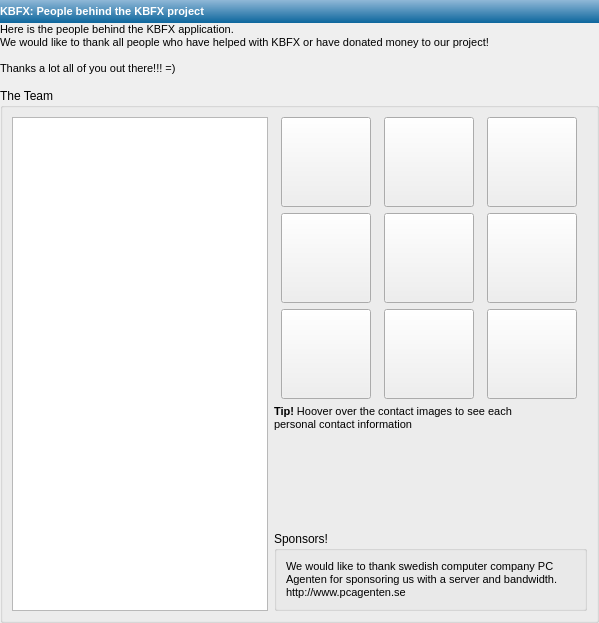
<ui version="4.0" >
 <class>dlgabout</class>
 <widget class="QWidget" name="dlgabout" >
  <property name="geometry" >
   <rect>
    <x>0</x>
    <y>0</y>
    <width>599</width>
    <height>623</height>
   </rect>
  </property>
  <property name="windowTitle" >
   <string>Form</string>
  </property>
  <layout class="QVBoxLayout" name="verticalLayout" >
   <property name="margin" >
    <number>0</number>
   </property>
   <item>
    <layout class="QVBoxLayout" name="verticalLayout_4" >
     <property name="spacing" >
      <number>0</number>
     </property>
     <property name="sizeConstraint" >
      <enum>QLayout::SetDefaultConstraint</enum>
     </property>
     <item>
      <widget class="QLabel" name="lbl_menu_top_2" >
       <property name="minimumSize" >
        <size>
         <width>0</width>
         <height>23</height>
        </size>
       </property>
       <property name="maximumSize" >
        <size>
         <width>16777215</width>
         <height>23</height>
        </size>
       </property>
       <property name="styleSheet" >
        <string notr="true" >border-radius: 0px;
border: none;
background-color: qlineargradient(x1: 0, y1: 0, x2: 0, y2: 1, stop: 0 #90b8d7, stop: 1 #0c669d);
color: #ffffff;</string>
       </property>
       <property name="text" >
        <string>&lt;!DOCTYPE HTML PUBLIC "-//W3C//DTD HTML 4.0//EN" "http://www.w3.org/TR/REC-html40/strict.dtd">
&lt;html>&lt;head>&lt;meta name="qrichtext" content="1" />&lt;style type="text/css">
p, li { white-space: pre-wrap; }
&lt;/style>&lt;/head>&lt;body style=" font-family:'MS Shell Dlg 2'; font-size:8.25pt; font-weight:400; font-style:normal;">
&lt;p style=" margin-top:0px; margin-bottom:0px; margin-left:0px; margin-right:0px; -qt-block-indent:0; text-indent:0px; font-size:8pt;">&lt;span style=" font-weight:600;">KBFX: People behind the KBFX project&lt;/span>&lt;/p>&lt;/body>&lt;/html></string>
       </property>
       <property name="margin" >
        <number>5</number>
       </property>
      </widget>
     </item>
     <item>
      <widget class="QLabel" name="label" >
       <property name="sizePolicy" >
        <sizepolicy vsizetype="Maximum" hsizetype="Maximum" >
         <horstretch>0</horstretch>
         <verstretch>0</verstretch>
        </sizepolicy>
       </property>
       <property name="text" >
        <string>&lt;!DOCTYPE HTML PUBLIC "-//W3C//DTD HTML 4.0//EN" "http://www.w3.org/TR/REC-html40/strict.dtd">
&lt;html>&lt;head>&lt;meta name="qrichtext" content="1" />&lt;style type="text/css">
p, li { white-space: pre-wrap; }
&lt;/style>&lt;/head>&lt;body style=" font-family:'MS Shell Dlg 2'; font-size:8.25pt; font-weight:400; font-style:normal;">
&lt;p style=" margin-top:0px; margin-bottom:0px; margin-left:0px; margin-right:0px; -qt-block-indent:0; text-indent:0px; font-size:8pt;">Here is the people behind the KBFX application.&lt;/p>
&lt;p style=" margin-top:0px; margin-bottom:0px; margin-left:0px; margin-right:0px; -qt-block-indent:0; text-indent:0px; font-size:8pt;">We would like to thank all people who have helped with KBFX or have donated money to our project!&lt;/p>
&lt;p style="-qt-paragraph-type:empty; margin-top:0px; margin-bottom:0px; margin-left:0px; margin-right:0px; -qt-block-indent:0; text-indent:0px; font-size:8pt;">&lt;/p>
&lt;p style=" margin-top:0px; margin-bottom:0px; margin-left:0px; margin-right:0px; -qt-block-indent:0; text-indent:0px; font-size:8pt;">Thanks a lot all of you out there!!! =)&lt;/p>
&lt;p style="-qt-paragraph-type:empty; margin-top:0px; margin-bottom:0px; margin-left:0px; margin-right:0px; -qt-block-indent:0; text-indent:0px; font-size:8pt;">&lt;/p>&lt;/body>&lt;/html></string>
       </property>
       <property name="margin" >
        <number>5</number>
       </property>
      </widget>
     </item>
     <item>
      <widget class="QGroupBox" name="groupBox_2" >
       <property name="sizePolicy" >
        <sizepolicy vsizetype="Minimum" hsizetype="Minimum" >
         <horstretch>0</horstretch>
         <verstretch>0</verstretch>
        </sizepolicy>
       </property>
       <property name="title" >
        <string>The Team</string>
       </property>
       <layout class="QHBoxLayout" name="horizontalLayout_2" >
        <item>
         <widget class="QTextEdit" name="textEdit" >
          <property name="sizePolicy" >
           <sizepolicy vsizetype="Preferred" hsizetype="Preferred" >
            <horstretch>0</horstretch>
            <verstretch>0</verstretch>
           </sizepolicy>
          </property>
         </widget>
        </item>
        <item>
         <layout class="QVBoxLayout" name="verticalLayout_2" >
          <item>
           <layout class="QHBoxLayout" name="horizontalLayout_3" >
            <item>
             <widget class="QToolButton" name="toolButton_5" >
              <property name="minimumSize" >
               <size>
                <width>90</width>
                <height>90</height>
               </size>
              </property>
              <property name="maximumSize" >
               <size>
                <width>90</width>
                <height>90</height>
               </size>
              </property>
              <property name="text" >
               <string/>
              </property>
              <property name="icon" >
               <iconset resource="images.qrc" >
                <normaloff>:/kbfx_team/images/sirajpc.png</normaloff>:/kbfx_team/images/sirajpc.png</iconset>
              </property>
              <property name="iconSize" >
               <size>
                <width>90</width>
                <height>90</height>
               </size>
              </property>
              <property name="checkable" >
               <bool>true</bool>
              </property>
             </widget>
            </item>
            <item>
             <widget class="QToolButton" name="toolButton_6" >
              <property name="minimumSize" >
               <size>
                <width>90</width>
                <height>90</height>
               </size>
              </property>
              <property name="maximumSize" >
               <size>
                <width>90</width>
                <height>90</height>
               </size>
              </property>
              <property name="text" >
               <string/>
              </property>
              <property name="icon" >
               <iconset resource="images.qrc" >
                <normaloff>:/kbfx_team/images/phobos-mars-small.jpg</normaloff>:/kbfx_team/images/phobos-mars-small.jpg</iconset>
              </property>
              <property name="iconSize" >
               <size>
                <width>90</width>
                <height>90</height>
               </size>
              </property>
              <property name="checkable" >
               <bool>true</bool>
              </property>
             </widget>
            </item>
            <item>
             <widget class="QToolButton" name="toolButton_4" >
              <property name="sizePolicy" >
               <sizepolicy vsizetype="Fixed" hsizetype="Fixed" >
                <horstretch>0</horstretch>
                <verstretch>0</verstretch>
               </sizepolicy>
              </property>
              <property name="minimumSize" >
               <size>
                <width>90</width>
                <height>90</height>
               </size>
              </property>
              <property name="maximumSize" >
               <size>
                <width>90</width>
                <height>90</height>
               </size>
              </property>
              <property name="text" >
               <string/>
              </property>
              <property name="icon" >
               <iconset resource="images.qrc" >
                <normaloff>:/kbfx_team/images/nookiepc.png</normaloff>:/kbfx_team/images/nookiepc.png</iconset>
              </property>
              <property name="iconSize" >
               <size>
                <width>90</width>
                <height>90</height>
               </size>
              </property>
              <property name="checkable" >
               <bool>true</bool>
              </property>
             </widget>
            </item>
           </layout>
          </item>
          <item>
           <layout class="QHBoxLayout" name="horizontalLayout" >
            <item>
             <widget class="QToolButton" name="toolButton" >
              <property name="minimumSize" >
               <size>
                <width>90</width>
                <height>90</height>
               </size>
              </property>
              <property name="maximumSize" >
               <size>
                <width>90</width>
                <height>90</height>
               </size>
              </property>
              <property name="text" >
               <string/>
              </property>
              <property name="icon" >
               <iconset resource="images.qrc" >
                <normaloff>:/kbfx_team/images/nathanael.png</normaloff>:/kbfx_team/images/nathanael.png</iconset>
              </property>
              <property name="iconSize" >
               <size>
                <width>90</width>
                <height>90</height>
               </size>
              </property>
              <property name="checkable" >
               <bool>true</bool>
              </property>
             </widget>
            </item>
            <item>
             <widget class="QToolButton" name="toolButton_2" >
              <property name="minimumSize" >
               <size>
                <width>90</width>
                <height>90</height>
               </size>
              </property>
              <property name="maximumSize" >
               <size>
                <width>90</width>
                <height>90</height>
               </size>
              </property>
              <property name="text" >
               <string/>
              </property>
              <property name="icon" >
               <iconset resource="images.qrc" >
                <normaloff>:/kbfx_team/images/scarebyte.jpg</normaloff>:/kbfx_team/images/scarebyte.jpg</iconset>
              </property>
              <property name="iconSize" >
               <size>
                <width>90</width>
                <height>90</height>
               </size>
              </property>
              <property name="checkable" >
               <bool>true</bool>
              </property>
             </widget>
            </item>
            <item>
             <widget class="QToolButton" name="toolButton_3" >
              <property name="minimumSize" >
               <size>
                <width>90</width>
                <height>90</height>
               </size>
              </property>
              <property name="maximumSize" >
               <size>
                <width>90</width>
                <height>90</height>
               </size>
              </property>
              <property name="text" >
               <string/>
              </property>
              <property name="icon" >
               <iconset resource="images.qrc" >
                <normaloff>:/kbfx_team/images/ephracis.png</normaloff>:/kbfx_team/images/ephracis.png</iconset>
              </property>
              <property name="iconSize" >
               <size>
                <width>90</width>
                <height>90</height>
               </size>
              </property>
              <property name="checkable" >
               <bool>true</bool>
              </property>
              <property name="checked" >
               <bool>false</bool>
              </property>
             </widget>
            </item>
           </layout>
          </item>
          <item>
           <layout class="QHBoxLayout" name="horizontalLayout_4" >
            <property name="topMargin" >
             <number>0</number>
            </property>
            <item>
             <widget class="QToolButton" name="toolButton_8" >
              <property name="minimumSize" >
               <size>
                <width>90</width>
                <height>90</height>
               </size>
              </property>
              <property name="maximumSize" >
               <size>
                <width>90</width>
                <height>90</height>
               </size>
              </property>
              <property name="text" >
               <string/>
              </property>
              <property name="icon" >
               <iconset resource="images.qrc" >
                <normaloff>:/kbfx_team/images/finalpf3.jpg</normaloff>:/kbfx_team/images/finalpf3.jpg</iconset>
              </property>
              <property name="iconSize" >
               <size>
                <width>90</width>
                <height>90</height>
               </size>
              </property>
              <property name="checkable" >
               <bool>true</bool>
              </property>
             </widget>
            </item>
            <item>
             <widget class="QToolButton" name="toolButton_7" >
              <property name="minimumSize" >
               <size>
                <width>90</width>
                <height>90</height>
               </size>
              </property>
              <property name="maximumSize" >
               <size>
                <width>90</width>
                <height>90</height>
               </size>
              </property>
              <property name="text" >
               <string/>
              </property>
              <property name="iconSize" >
               <size>
                <width>90</width>
                <height>90</height>
               </size>
              </property>
              <property name="checkable" >
               <bool>true</bool>
              </property>
             </widget>
            </item>
            <item>
             <widget class="QToolButton" name="toolButton_9" >
              <property name="minimumSize" >
               <size>
                <width>90</width>
                <height>90</height>
               </size>
              </property>
              <property name="maximumSize" >
               <size>
                <width>90</width>
                <height>90</height>
               </size>
              </property>
              <property name="text" >
               <string/>
              </property>
              <property name="iconSize" >
               <size>
                <width>90</width>
                <height>90</height>
               </size>
              </property>
              <property name="checkable" >
               <bool>true</bool>
              </property>
             </widget>
            </item>
           </layout>
          </item>
          <item>
           <widget class="QLabel" name="label_2" >
            <property name="sizePolicy" >
             <sizepolicy vsizetype="Maximum" hsizetype="MinimumExpanding" >
              <horstretch>0</horstretch>
              <verstretch>0</verstretch>
             </sizepolicy>
            </property>
            <property name="text" >
             <string>&lt;!DOCTYPE HTML PUBLIC "-//W3C//DTD HTML 4.0//EN" "http://www.w3.org/TR/REC-html40/strict.dtd">
&lt;html>&lt;head>&lt;meta name="qrichtext" content="1" />&lt;style type="text/css">
p, li { white-space: pre-wrap; }
&lt;/style>&lt;/head>&lt;body style=" font-family:'MS Shell Dlg 2'; font-size:8.25pt; font-weight:400; font-style:normal;">
&lt;p style=" margin-top:0px; margin-bottom:0px; margin-left:0px; margin-right:0px; -qt-block-indent:0; text-indent:0px;">&lt;span style=" font-weight:600;">Tip!&lt;/span> Hoover over the contact images to see each&lt;/p>
&lt;p style=" margin-top:0px; margin-bottom:0px; margin-left:0px; margin-right:0px; -qt-block-indent:0; text-indent:0px;">personal contact information&lt;/p>&lt;/body>&lt;/html></string>
            </property>
            <property name="wordWrap" >
             <bool>false</bool>
            </property>
            <property name="margin" >
             <number>5</number>
            </property>
           </widget>
          </item>
          <item>
           <spacer name="verticalSpacer" >
            <property name="orientation" >
             <enum>Qt::Vertical</enum>
            </property>
            <property name="sizeHint" stdset="0" >
             <size>
              <width>20</width>
              <height>40</height>
             </size>
            </property>
           </spacer>
          </item>
          <item>
           <widget class="QGroupBox" name="groupBox" >
            <property name="title" >
             <string>Sponsors!</string>
            </property>
            <layout class="QVBoxLayout" name="verticalLayout_3" >
             <item>
              <widget class="QLabel" name="label_3" >
               <property name="text" >
                <string>&lt;!DOCTYPE HTML PUBLIC "-//W3C//DTD HTML 4.0//EN" "http://www.w3.org/TR/REC-html40/strict.dtd">
&lt;html>&lt;head>&lt;meta name="qrichtext" content="1" />&lt;style type="text/css">
p, li { white-space: pre-wrap; }
&lt;/style>&lt;/head>&lt;body style=" font-family:'MS Shell Dlg 2'; font-size:8.25pt; font-weight:400; font-style:normal;">
&lt;p style=" margin-top:0px; margin-bottom:0px; margin-left:0px; margin-right:0px; -qt-block-indent:0; text-indent:0px; font-size:8pt;">We would like to thank swedish computer company PC&lt;/p>
&lt;p style=" margin-top:0px; margin-bottom:0px; margin-left:0px; margin-right:0px; -qt-block-indent:0; text-indent:0px; font-size:8pt;">Agenten for sponsoring us with a server and bandwidth.&lt;/p>
&lt;p style=" margin-top:0px; margin-bottom:0px; margin-left:0px; margin-right:0px; -qt-block-indent:0; text-indent:0px; font-size:8pt;">http://www.pcagenten.se&lt;/p>&lt;/body>&lt;/html></string>
               </property>
               <property name="wordWrap" >
                <bool>false</bool>
               </property>
              </widget>
             </item>
            </layout>
           </widget>
          </item>
         </layout>
        </item>
       </layout>
      </widget>
     </item>
    </layout>
   </item>
  </layout>
 </widget>
 <resources>
  <include location="images.qrc" />
 </resources>
 <connections/>
</ui>
